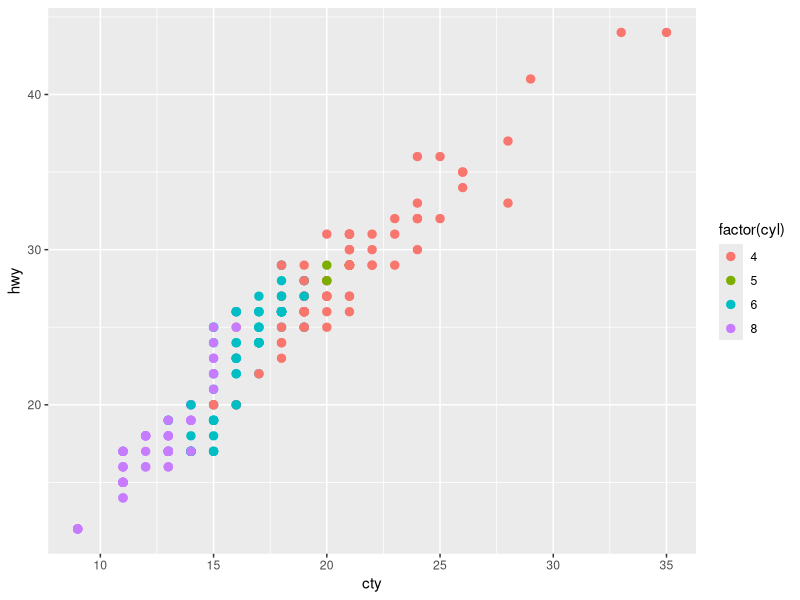
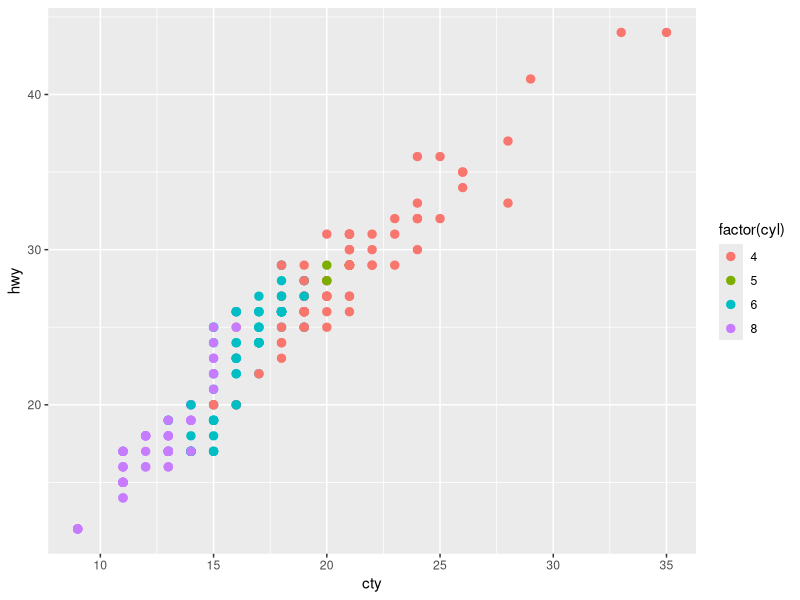
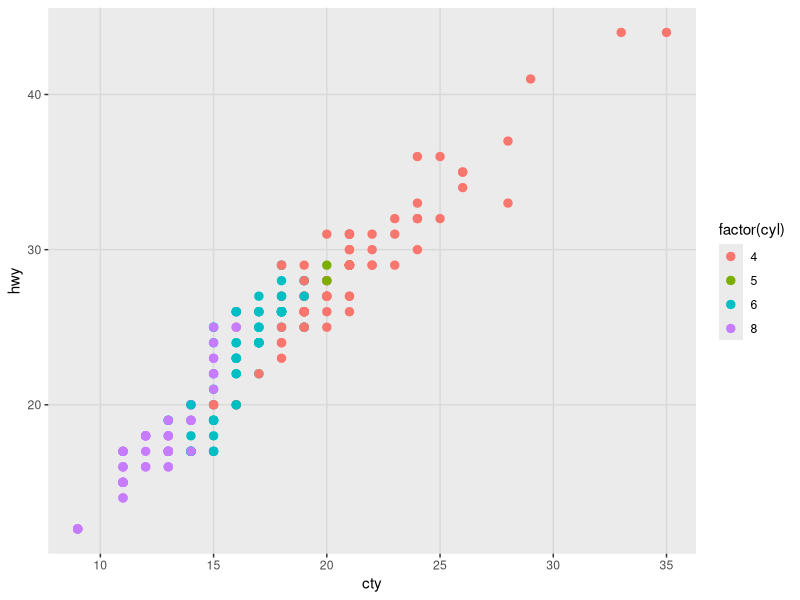
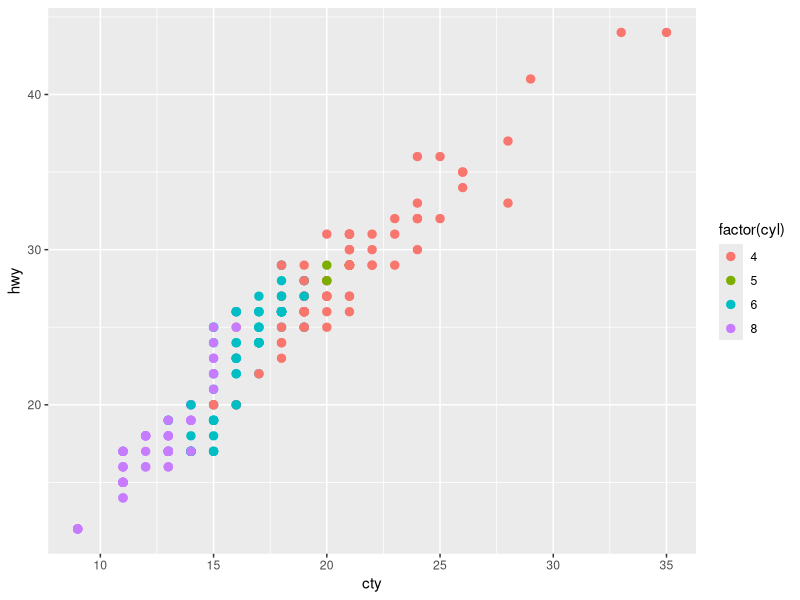
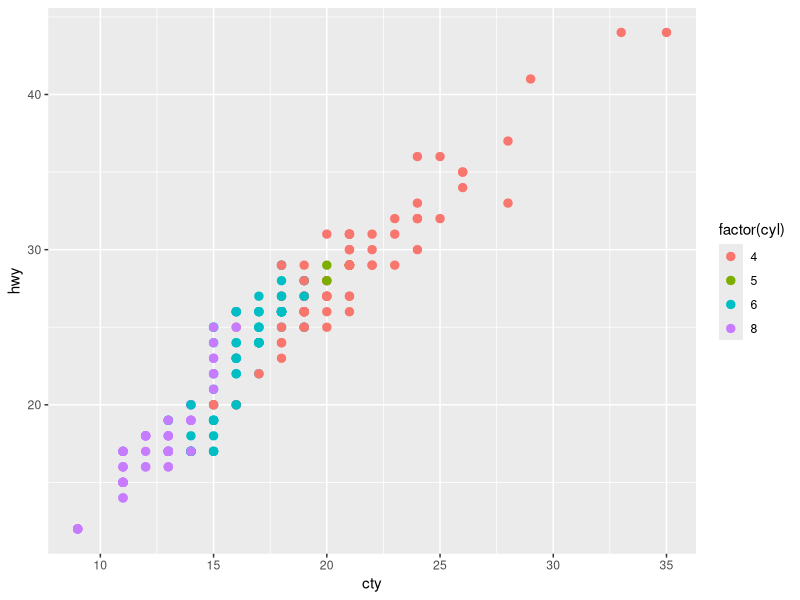
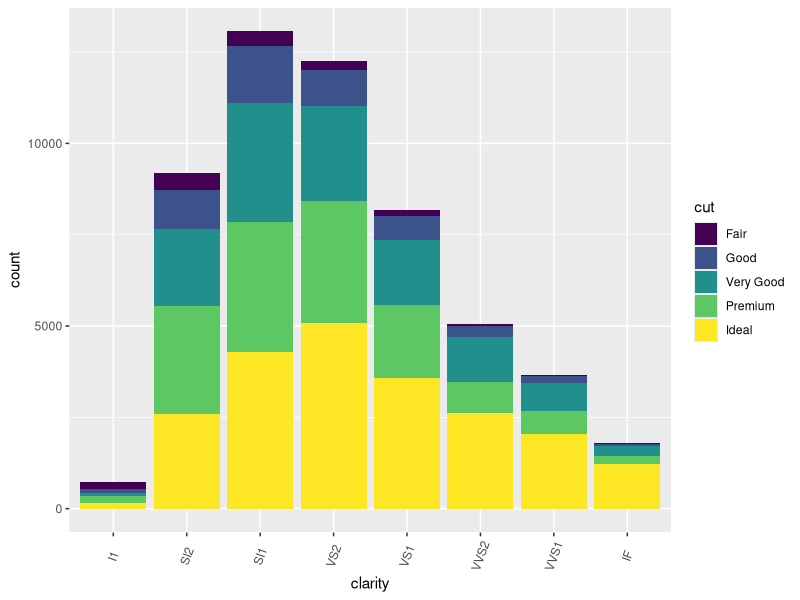
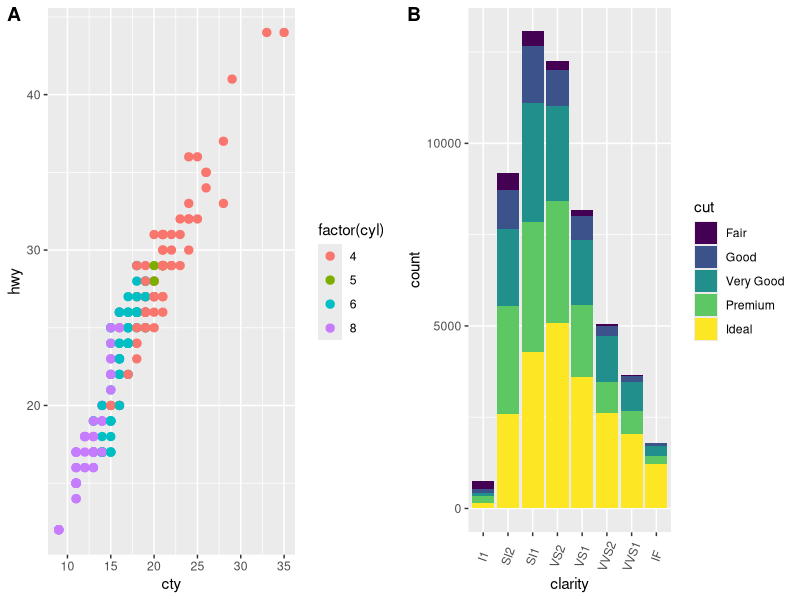
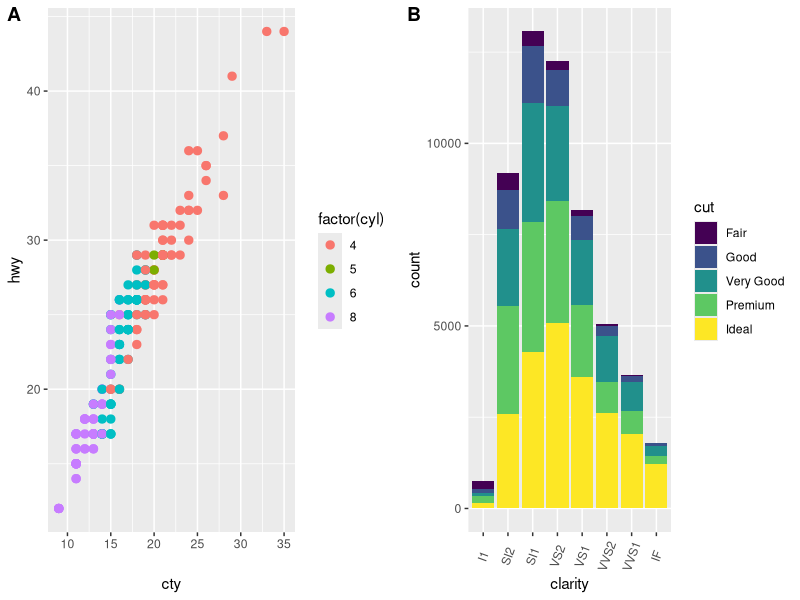

Generate these figures, in order, with R:
#
# introduction to cowplot 
# https://cran.r-project.org/web/packages/cowplot/vignettes/introduction.html
#

data(cars)
library(ggplot2)
# original ggplot 
ggplot(mpg, aes(x = cty, y = hwy, colour = factor(cyl))) + 
        geom_point(size = 2.5)

require(cowplot)
plot.mpg <- ggplot(mpg, aes(x = cty, y = hwy, colour = factor(cyl))) + 
        geom_point(size=2.5)
print(plot.mpg) 
# use save_plot() instead of ggsave() when using cowplot
save_plot("mpg.pdf", plot.mpg,
          base_aspect_ratio = 1.3 # make room for figure legend
)

# to add grid 
plot.mpg + background_grid(major = "xy", minor = "none")

plot.mpg + theme_gray() # create plot with default ggplot2 theme
theme_set(theme_gray()) # switch to default ggplot2 theme for good

# arranging graphs into a grid 
plot.mpg <- ggplot(mpg, aes(x = cty, y = hwy, colour = factor(cyl))) + 
        geom_point(size=2.5)
plot.mpg

plot.diamonds <- ggplot(diamonds, aes(clarity, fill = cut)) + geom_bar() +
        theme(axis.text.x = element_text(angle=70, vjust=0.5))
plot.diamonds

plot_grid(plot.mpg, plot.diamonds, labels = c("A", "B"))
plot_grid(plot.mpg, plot.diamonds, labels = c("A", "B"), align = "h")
plot_grid(plot.mpg, NULL, NULL, plot.diamonds, labels = c("A", "B", "C", "D"), ncol = 2)
plot_grid(plot.mpg, plot.diamonds, labels = c("A", "B"), nrow = 2, align = "v")

plot2by2 <- plot_grid(plot.mpg, NULL, NULL, plot.diamonds,
                      labels=c("A", "B", "C", "D"), ncol = 2)
save_plot("plot2by2.pdf", plot2by2,
          ncol = 2, # we're saving a grid plot of 2 columns
          nrow = 2, # and 2 rows
          # each individual subplot should have an aspect ratio of 1.3
          base_aspect_ratio = 1.3
)

# Generic plot annotations
ggdraw(plot.mpg) + 
        draw_plot_label("A", size = 14) + 
        draw_label("DRAFT!", angle = 45, size = 80, alpha = .2)

t <- (0:1000)/1000
spiral <- data.frame(x = .45+.55*t*cos(t*15), y = .55-.55*t*sin(t*15), t)
ggdraw(plot.mpg) + 
        geom_path(data = spiral, aes(x = x, y = y, colour = t), size = 6, alpha = .4)

boxes <- data.frame(
        x = sample((0:36)/40, 40, replace = TRUE),
        y = sample((0:32)/40, 40, replace = TRUE)
)
# plot on top of annotations
ggdraw() + 
        geom_rect(data = boxes, aes(xmin = x, xmax = x + .15, ymin = y, ymax = y + .15),
                  colour = "gray60", fill = "gray80") +
        draw_plot(plot.mpg) +
        draw_label("Plot is on top of the grey boxes", x = 1, y = 1,
                   vjust = 1, hjust = 1, size = 10, fontface = 'bold')

# plot below annotations
ggdraw(plot.mpg) + 
        geom_rect(data = boxes, aes(xmin = x, xmax = x + .15, ymin = y, ymax = y + .15),
                  colour = "gray60", fill = "gray80") + 
        draw_label("Plot is underneath the grey boxes", x = 1, y = 1,
                   vjust = 1, hjust = 1, size = 10, fontface = 'bold')

# place graphs at arbitrary locations and sizes 
plot.iris <- ggplot(iris, aes(Sepal.Length, Sepal.Width)) + 
        geom_point() + facet_grid(. ~ Species) + stat_smooth(method = "lm") +
        background_grid(major = 'y', minor = "none") + # add thin horizontal lines 
        panel_border() # and a border around each panel
# plot.mpg and plot.diamonds were defined earlier
ggdraw() +
        draw_plot(plot.iris, 0, .5, 1, .5) +
        draw_plot(plot.mpg, 0, 0, .5, .5) +
        draw_plot(plot.diamonds, .5, 0, .5, .5) +
        draw_plot_label(c("A", "B", "C"), c(0, 0, 0.5), c(1, 0.5, 0.5), size = 15)

# The functions background_grid() and panel_border() are convenience functions 
# defined by cowplot to save some typing when manipulating the background grid 
# and panel border.

